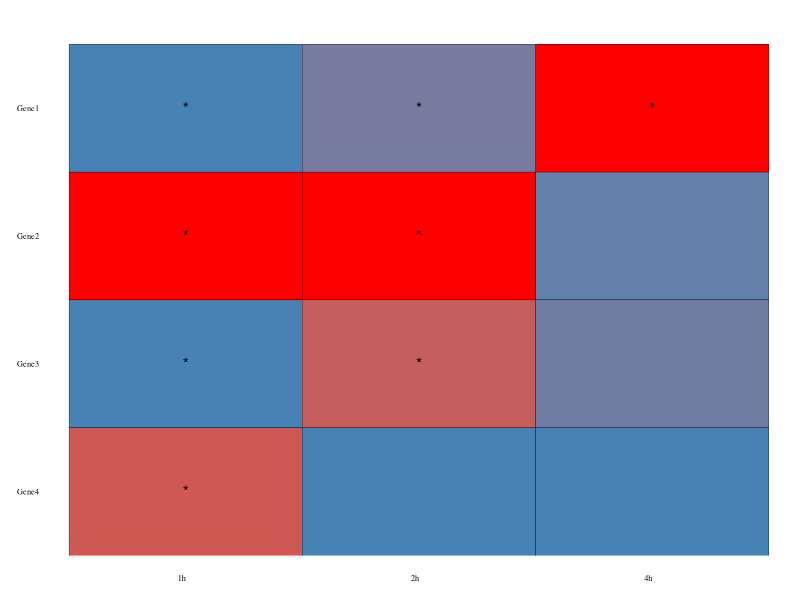

Recreate this plot in R.
library(ggplot2)
library(plyr)
library(scales)

#upload data
df1 <- read.csv("expression.csv", header=T)
df1
# Use of rescale
tableau.m <- ddply(df1, .(Time), transform, rescale = rescale(expression))
# Order data for titles
tableau.m$Gene <- factor(tableau.m$Gene, levels = rev(unique(tableau.m$Gene)), ordered=TRUE)

#make plot
png("Expression.png", units="in", family="Times",  width=2.5, height=2, res=300, pointsize = 2) #pointsize is font size| increase image size to see the key
ggplot(tableau.m , aes(Time, Gene,fill = rescale)) + 
  geom_tile(colour = "black",show.legend = T) + 
  geom_text(aes(label=significance), size = 4) +
  scale_fill_gradientn(colours = c("steelblue", "red"),breaks=c(0, 1), labels=c("High","Low"))+
  labs(x = "",y = "") +
  theme(
    panel.grid.major = element_blank(),
    panel.grid.minor = element_blank(),
    axis.line = element_blank(),
    axis.ticks = element_blank(),
    panel.background = element_blank(),
    plot.background = element_blank(),
    legend.title=element_blank(),
    axis.text=element_text(size=6, color = "black",family="Times"),
    axis.title=element_text(size=6,face="bold", color = "black"),
    plot.title = element_text(color="black", size=6, face="bold",hjust = 0.4,margin=margin(b = 5, unit = "pt")),
    axis.text.x = element_text(angle = 360, hjust = 1, vjust = 1.01,color = "black" ),
    plot.margin=unit(c(8,2,2,2),"mm"),
    axis.title.y = element_text(margin = margin(t = 0, r = 0, b = 0, l = 0)),
    axis.title.x = element_text(margin = margin(t = 0, r = 0, b = 0, l = 0)))+
   theme(  legend.text=element_text(size=4),
          #legend.justification=c(2.5,1),
          legend.key = element_rect(size = 6),
          legend.key.size = unit(2.5, 'lines'),
          legend.position=c(0.5, 1.12),
          legend.direction = "horizontal",
          legend.title=element_blank())
    
  dev.off() 
  
